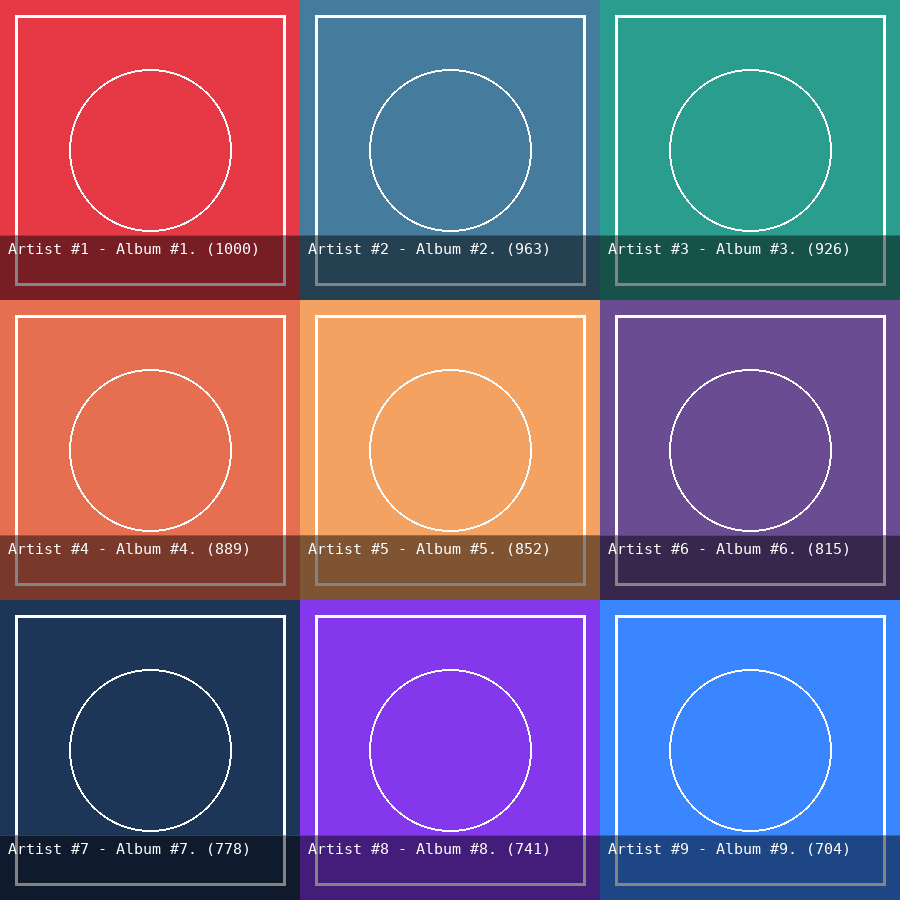
#> input picture assets/showcase.png, 900 x 900 px
$ python -i export.py   (imports and definitions only)
#> lines starting #> are read from the running program, lines starting #| are printed output that depends on the picture
"""Export utilities for composite collage images."""

import os
from typing import Optional, Tuple, Union
from PIL import Image

SUPPORTED_EXPORT_FORMATS = ("PNG", "JPEG", "WEBP")

EXTENSION_TO_FORMAT = {
    ".png": "PNG",
    ".jpg": "JPEG",
    ".jpeg": "JPEG",
    ".webp": "WEBP",
}


def infer_format(output_path: str) -> str:
    """Infer image format from file path extension.

    Defaults to PNG if extension is unrecognized or missing.
    """
    ext = os.path.splitext(output_path)[1].lower()
    return EXTENSION_TO_FORMAT.get(ext, "PNG")


def export_image(
    image: Image.Image,
    output_path: str,
    format: Optional[str] = None,
    quality: int = 85,
    background_color: Union[str, Tuple[int, int, int]] = (0, 0, 0),
    optimize: bool = True,
) -> str:
    """Export a PIL Image to disk with safe format handling and optimization.

    Args:
        image: PIL Image instance to export.
        output_path: Target filesystem path.
        format: Explicit image format ("PNG", "JPEG", "WEBP"). If None, inferred
            from output_path extension.
        quality: Compression quality for lossy formats (JPEG/WebP). Default 85.
        background_color: Background color for flattening RGBA when exporting to JPEG.
            Default is solid black (0, 0, 0).
        optimize: Whether to enable encoder optimization. Default True.

    Returns:
        The normalized output path where the file was saved.

    Raises:
        ValueError: If format is unsupported, output_path is empty, or quality
            is out of range.
        TypeError: If parameters have invalid types.
    """
    if not isinstance(image, Image.Image):
        raise TypeError("image must be a PIL.Image.Image instance.")
    if not isinstance(output_path, str) or not output_path.strip():
        raise ValueError("output_path must be a non-empty string.")
    if type(quality) is not int or not (1 <= quality <= 100):
        raise ValueError("quality must be an integer between 1 and 100.")
    if format is not None and not isinstance(format, str):
        raise TypeError("format must be a string or None.")

    target_format = format.upper() if format else infer_format(output_path)

    if target_format == "JPG":
        target_format = "JPEG"

    if target_format not in SUPPORTED_EXPORT_FORMATS:
        raise ValueError(
            f"Unsupported export format: '{target_format}'. "
            f"Supported formats: {SUPPORTED_EXPORT_FORMATS}"
        )

    parent_dir = os.path.dirname(output_path)
    if parent_dir and not os.path.exists(parent_dir):
        os.makedirs(parent_dir, exist_ok=True)

    img_to_save = image

    # Safe alpha channel handling for formats that do not support transparency (JPEG)
    if target_format == "JPEG":
        if img_to_save.mode in ("RGBA", "LA", "P"):
            if img_to_save.mode == "P":
                img_to_save = img_to_save.convert("RGBA")
            bg = Image.new("RGB", img_to_save.size, background_color)
            if img_to_save.mode == "RGBA":
                bg.paste(img_to_save, mask=img_to_save.split()[3])
            else:
                bg.paste(img_to_save)
            img_to_save = bg
        elif img_to_save.mode != "RGB":
            img_to_save = img_to_save.convert("RGB")

    save_kwargs = {}
    if target_format in ("JPEG", "WEBP"):
        save_kwargs["quality"] = quality
        save_kwargs["optimize"] = optimize
    elif target_format == "PNG":
        save_kwargs["optimize"] = optimize

    img_to_save.save(output_path, format=target_format, **save_kwargs)
    return output_path

>>> import cv2
>>> picture = cv2.imread('../../assets/showcase.png', cv2.IMREAD_GRAYSCALE)
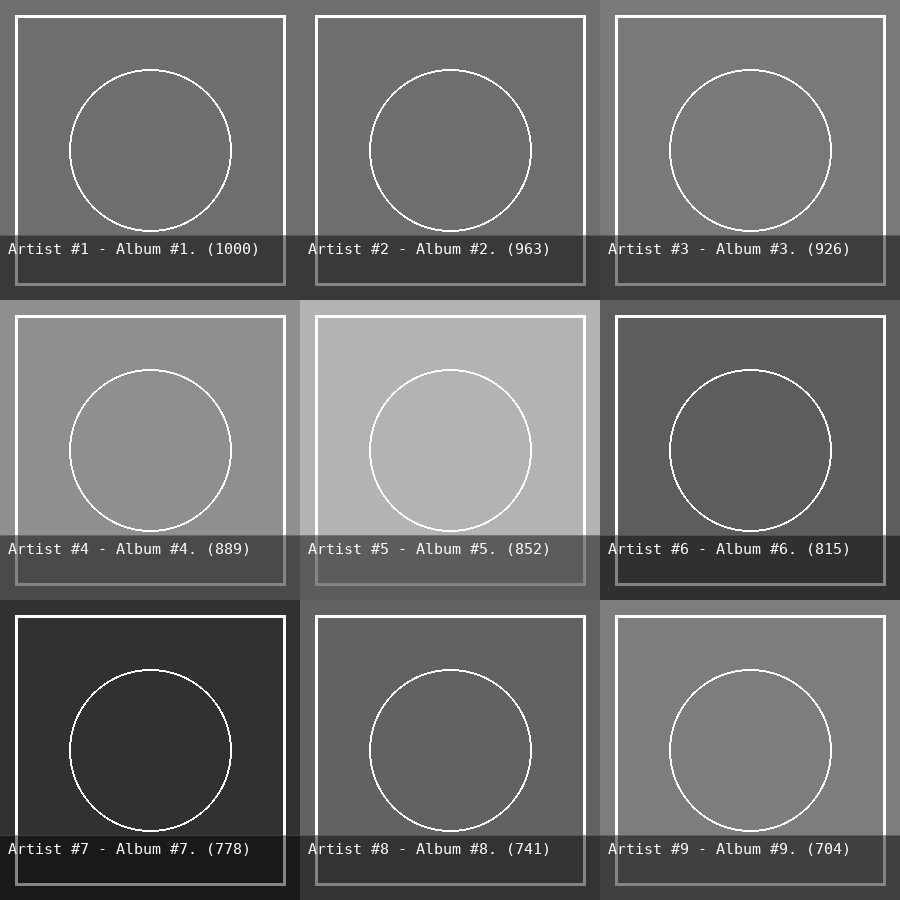
#> picture: shape (900, 900); min 25, max 255, mean 109.2
>>> result = export_image(picture, 'out.png')
#> (the run stopped early here; a loop or call above may not have finished)
